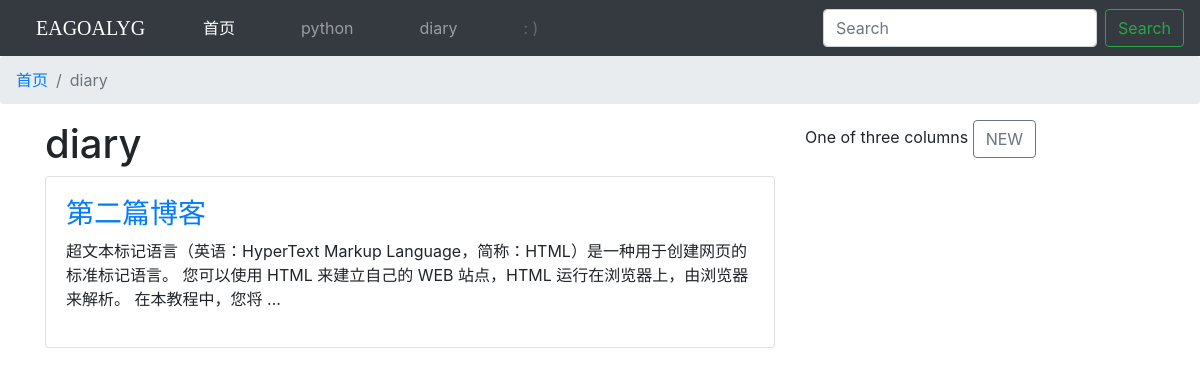
Page /blog/2/ on the earlier database version.
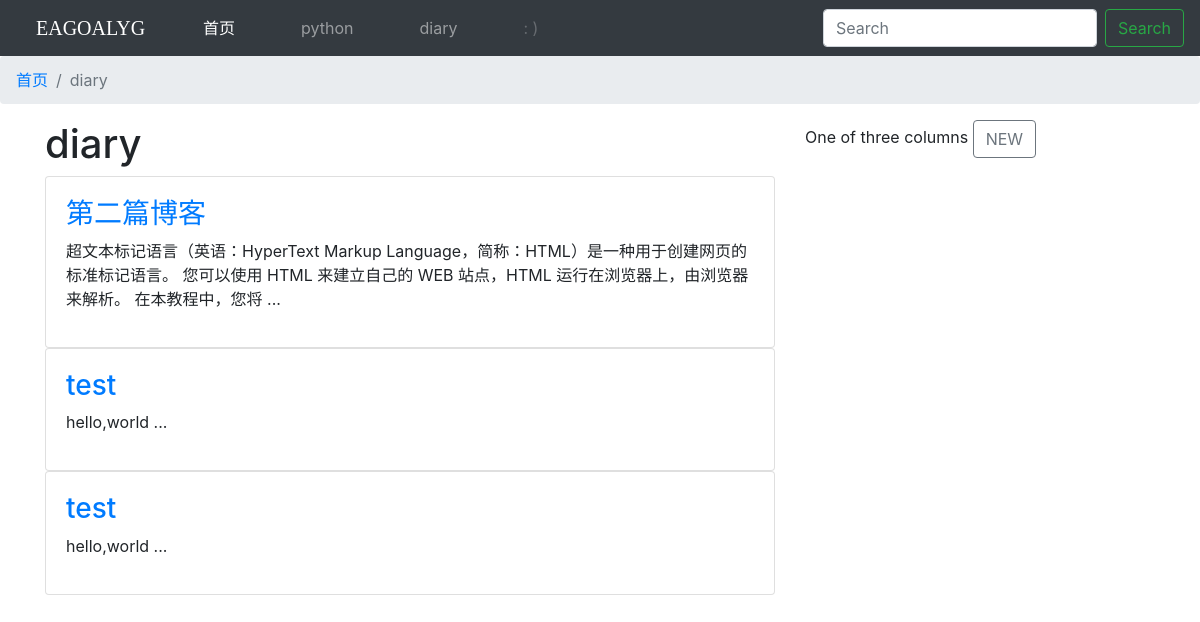
Same page on the later database version.
### blog/models.py (models this page shows, shortened)
class BlogType(models.Model):
    type_name = models.CharField(max_length=15)

class Blog(models.Model):
    title = models.CharField(max_length=30)
    blog_type = models.ForeignKey(BlogType, on_delete=models.DO_NOTHING)
    created_at = models.DateTimeField(auto_now_add=True)
    content = models.TextField()
    author = models.ForeignKey(User, on_delete=models.DO_NOTHING)

### blog/views.py (the view)
# urls.py: path('blog/<int:blog_type_pk>/', views.blog_classification, name='blog_classification'),
def blog_classification(request, blog_type_pk):
    blog_types = BlogType.objects.all()
    blog_type = get_object_or_404(BlogType, pk=blog_type_pk)
    blogs = Blog.objects.filter(blog_type=blog_type)
    context = {'blog_types': blog_types, 'blog_type': blog_type, 'blogs': blogs}
    return render(request, 'blog/blog_classification.html', context)

### blog/templates/blog/blog_classification.html (shortened to what this page needs)
{% extends 'blog/base.html' %}
{% load static %}
{% block breadcrumb %}
	<nav aria-label="breadcrumb">
	  	<ol class="breadcrumb">
	    	<li class="breadcrumb-item"><a href="{% url 'blog:index' %}">首页</a></li>
    		<li class="breadcrumb-item active" aria-current="page">{{ blog_type.type_name }}</li>
	  	</ol>
	</nav>
{% endblock %}
{% block content %}
	<h1>{{ blog_type.type_name }}</h1>
	{% for blog in blogs %}
		<div class="card">
			<div class="card-body">
				<a href="{% url 'blog:blog_detail' blog.pk %}"><h3>{{ blog.title }}</h3></a>
				<p>{{ blog.content|truncatechars:120 }} ...</p>
			</div>
		</div>
	{% empty %}
		<p>--暂无博客,敬请期待--</p>
	{% endfor %}
{% endblock %}

### blog/templates/blog/base.html (shortened to what this page needs)
{% load static %}
<!DOCTYPE html>
<html lang="en">
<head>
	<link href="{% static 'blog/google-font.css' %}" rel="stylesheet">
	<link rel="stylesheet" href="{% static 'blog/blog.css' %}">
	<link rel="stylesheet" href="{% static 'base.css' %}">
	<link rel="stylesheet" href="{% static 'bootstrap-4.4.1-dist/css/bootstrap.min.css' %}">
</head>
<body>
	<nav class="fixed-top">
		<nav class="navbar navbar-expand-lg navbar-dark bg-dark">
			<a class="navbar-brand mr-auto mr-lg-0" href="{% url 'blog:index' %}">EAGOALYG</a>
			<div class="collapse navbar-collapse" id="navbarNav">
				<ul class="navbar-nav mr-auto">
					<li class="nav-item active">
				        <a class="nav-link" href="{% url 'blog:index' %}">首页<span class="sr-only">(current)</span></a>
				    </li>
					{% for blog_type in blog_types %}
					<li class="nav-item">
			        	<a class="nav-link" href="{% url 'blog:blog_classification' blog_type.pk %}">{{ blog_type.type_name }}</a>
			    	</li>
					{% endfor %}
					 <li class="nav-item">
					 	<a class="nav-link disabled" href="#" tabindex="-1" aria-disabled="true">: )</a>
					 </li>
				</ul>
				<form class="form-inline my-2 my-lg-0">
			      	<input class="form-control mr-sm-2" type="search" placeholder="Search" aria-label="Search">
			      	<button class="btn btn-outline-success my-2 my-sm-0" type="submit">Search</button>
			    </form>
			</div>
		</nav>
		{% block breadcrumb %}{% endblock %}
	</nav>
	<div class="container">
	  	<div class="row">
	    	<div class="col-md-8">
				{% block content %}{% endblock %}
	    	</div>
	    	<div class="col-md-4">
	      		One of three columns
	      		<a class="btn btn-outline-secondary" href="{% url 'blog:new_blog' %}" role="button">NEW</a>
	    	</div>
	  	</div>
	</div>
</body>
</html>

Differences in the rows shown:
added Blog: title "test", content "hello,world"
added Blog: title "test", content "hello,world"
